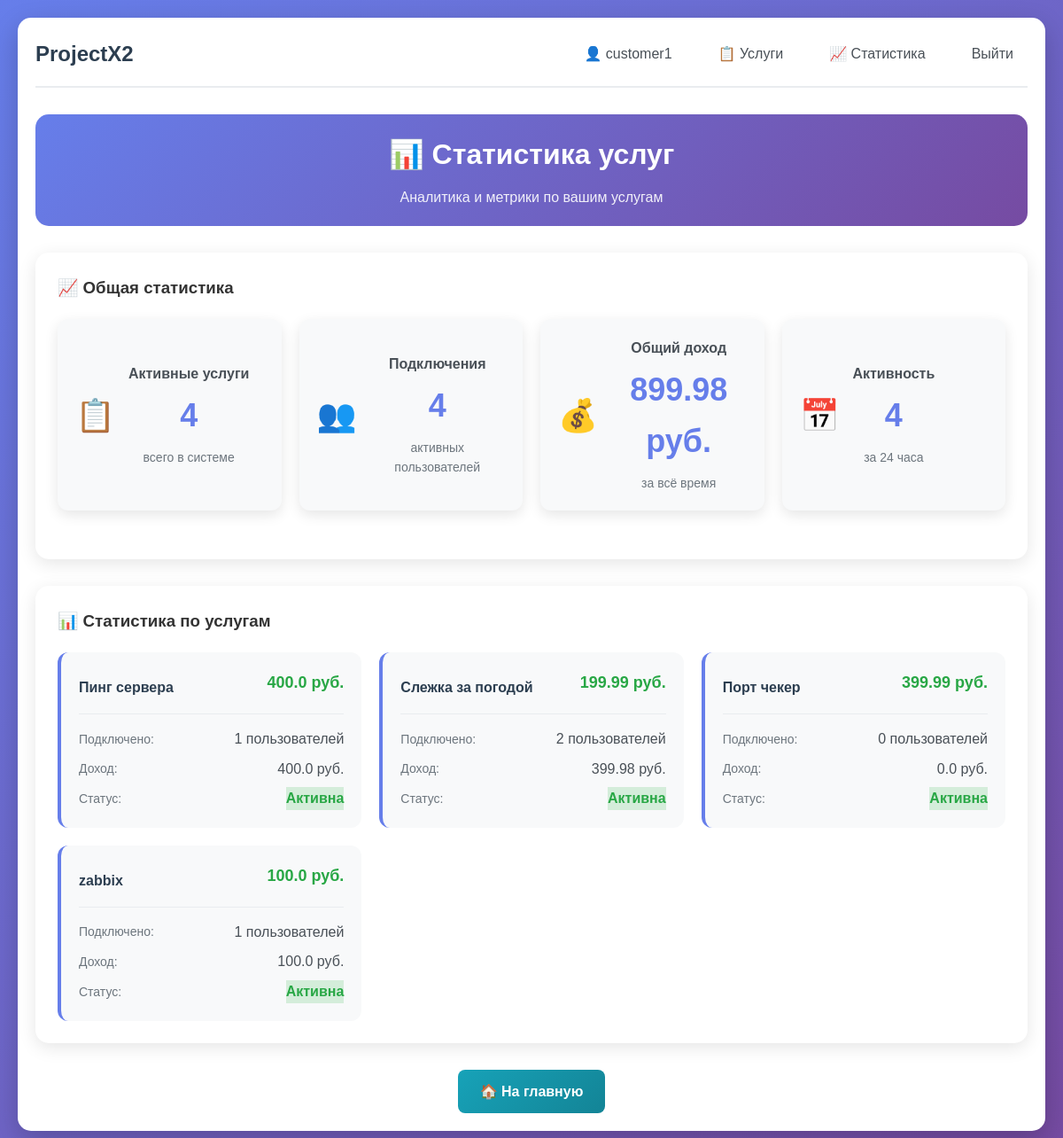
Page /customer/stats (signed in) on the earlier database version.
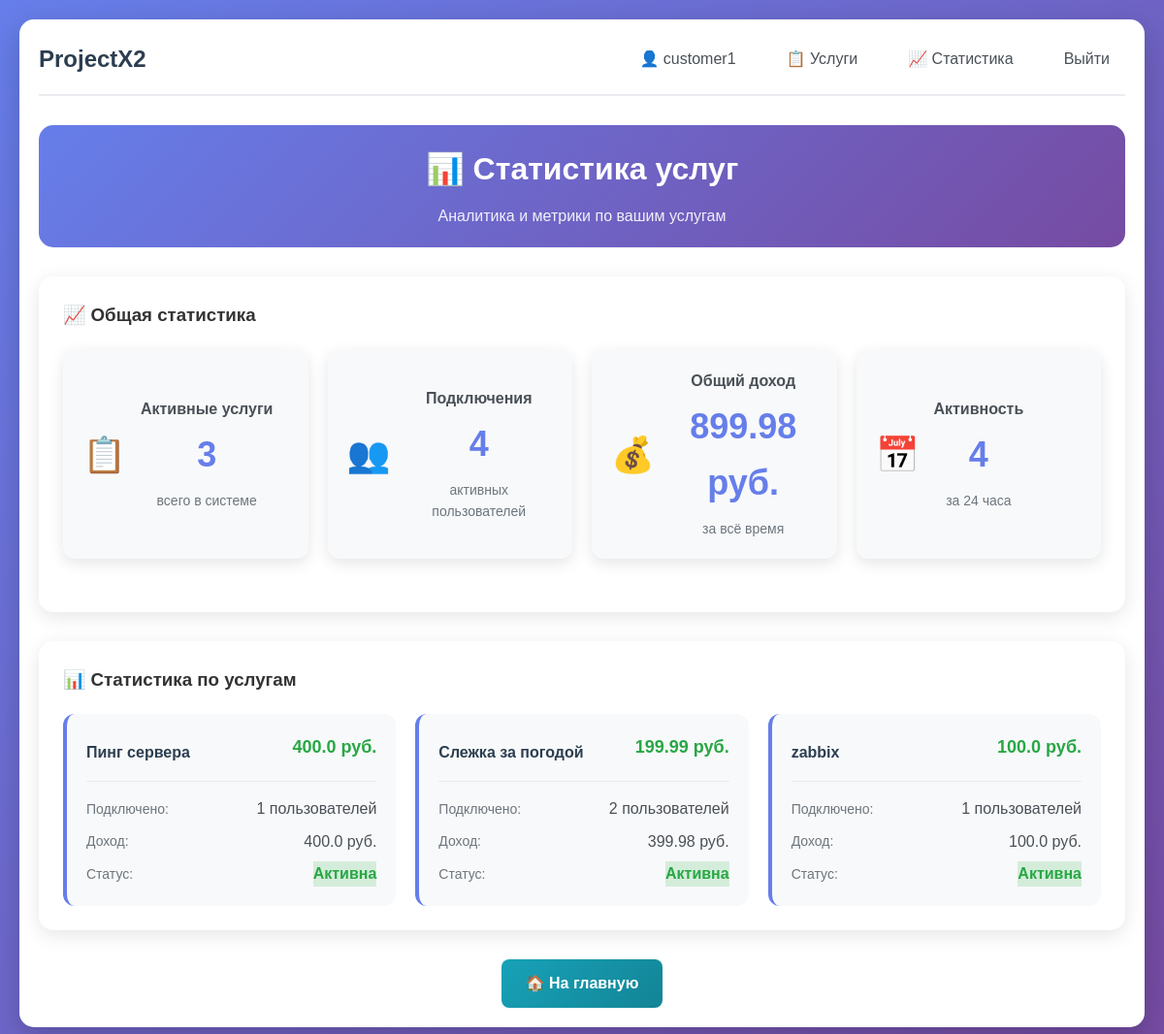
Same page on the later database version.
### app.py (models this page shows)
class Service(db.Model):
    id = db.Column(db.Integer, primary_key=True)
    name = db.Column(db.String(100), nullable=False)
    description = db.Column(db.Text, nullable=False)
    price = db.Column(db.Float, default=0.0)
    is_active = db.Column(db.Boolean, default=True)
    created_at = db.Column(db.DateTime, default=datetime.utcnow)
    customer_id = db.Column(db.Integer, db.ForeignKey('users.id'), nullable=False)
    users = db.relationship('UserService', backref='service', lazy=True)

### app.py (the view)
@app.route('/customer/stats')
@login_required
def customer_stats():
    if current_user.role != 'customer':
        flash('Доступ запрещен. Только для заказчиков.', 'error')
        return redirect(url_for('index'))
    services = Service.query.filter_by(customer_id=current_user.id).all()
    active_services_count = Service.query.filter_by(
        customer_id=current_user.id,
        is_active=True
    ).count()
    total_connections = UserService.query.join(Service).filter(
        Service.customer_id == current_user.id,
        UserService.is_active == True
    ).count()
    total_revenue = db.session.query(
        db.func.sum(UserService.price_at_connection)
    ).join(Service).filter(
        Service.customer_id == current_user.id
    ).scalar() or 0
    recent_activity = UserService.query.join(Service).filter(
        Service.customer_id == current_user.id,
        UserService.connected_at >= datetime.utcnow() - timedelta(hours=24)
    ).count()
    return render_template('customer_stats.html',
                         services=services,
                         active_services_count=active_services_count,
                         total_connections=total_connections,
                         total_revenue=total_revenue,
                         recent_activity=recent_activity)

### app.py (called while the page is built)
@login_manager.user_loader
def load_user(user_id):
    return db.session.get(User, int(user_id))

### templates/customer_stats.html (shortened to what this page needs)
{% extends "base.html" %}
{% block content %}
<div class="admin-container">
    <div class="admin-header">
        <h2>📊 Статистика услуг</h2>
        <p class="admin-subtitle">Аналитика и метрики по вашим услугам</p>
    </div>
    <div class="stats-section">
        <h3>📈 Общая статистика</h3>
        <div class="stats-grid">
            <div class="stat-card">
                <div class="stat-icon">📋</div>
                <div class="stat-content">
                    <h4>Активные услуги</h4>
                    <div class="stat-number">{{ active_services_count }}</div>
                    <p>всего в системе</p>
                </div>
            </div>
            <div class="stat-card">
                <div class="stat-icon">👥</div>
                <div class="stat-content">
                    <h4>Подключения</h4>
                    <div class="stat-number">{{ total_connections }}</div>
                    <p>активных пользователей</p>
                </div>
            </div>
            <div class="stat-card">
                <div class="stat-icon">💰</div>
                <div class="stat-content">
                    <h4>Общий доход</h4>
                    <div class="stat-number">{{ total_revenue }} руб.</div>
                    <p>за всё время</p>
                </div>
            </div>
            <div class="stat-card">
                <div class="stat-icon">📅</div>
                <div class="stat-content">
                    <h4>Активность</h4>
                    <div class="stat-number">{{ recent_activity }}</div>
                    <p>за 24 часа</p>
                </div>
            </div>
        </div>
    </div>
    <div class="services-stats">
        <h3>📊 Статистика по услугам</h3>
        <div class="services-grid">
            {% for service in services %}
            <div class="service-stat-card">
                <div class="service-stat-header">
                    <h4>{{ service.name }}</h4>
                    <span class="service-price">{{ service.price }} руб.</span>
                </div>
                <div class="service-stat-body">
                    <div class="service-metric">
                        <span class="metric-label">Подключено:</span>
                        <span class="metric-value">{{ service.users|length }} пользователей</span>
                    </div>
                    <div class="service-metric">
                        <span class="metric-label">Доход:</span>
                        <span class="metric-value">{{ service.users|length * service.price }} руб.</span>
                    </div>
                    <div class="service-metric">
                        <span class="metric-label">Статус:</span>
                        <span class="metric-value status-{{ 'active' if service.is_active else 'inactive' }}">
                            {{ 'Активна' if service.is_active else 'Неактивна' }}
                        </span>
                    </div>
                </div>
            </div>
            {% endfor %}
        </div>
    </div>
    <div class="admin-actions">
        <a href="{{ url_for('index') }}" class="btn btn-info">🏠 На главную</a>
    </div>
</div>
{% endblock %}

Differences in the rows shown:
removed Service: name "Порт чекер", price "399.99", users|length "0", users|length "0.0", is_active "Активна"
Other differences:
{{ active_services_count }}: "4" → "3"
